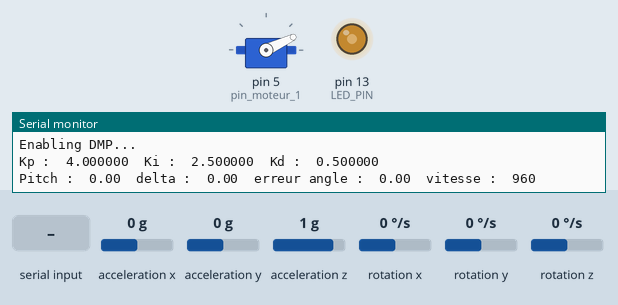
A sketch run on a simulated Arduino Uno, built with avr-gcc and run on an emulated ATmega328P. On the bench: servo, output pins drawn as LEDs (lit = HIGH), the last lines printed to the serial monitor. The inputs (shaded band) are chosen by the test bench; at power-on: acceleration x 0 g, acceleration y 0 g, acceleration z 1 g, rotation x 0 °/s, rotation y 0 °/s, rotation z 0 °/s.

Above: at 1.7 s.
1.8 s: "o" received over Serial
At 2.08 s:
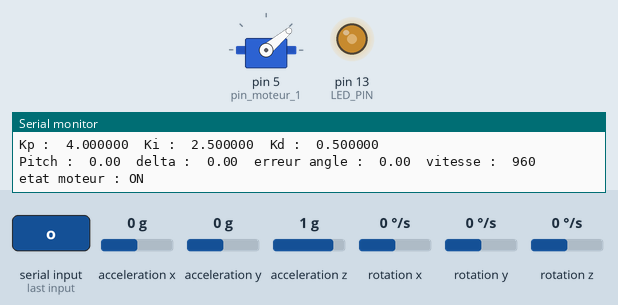
4.8 s: acceleration x set to -1.4 g
At 6.22 s:
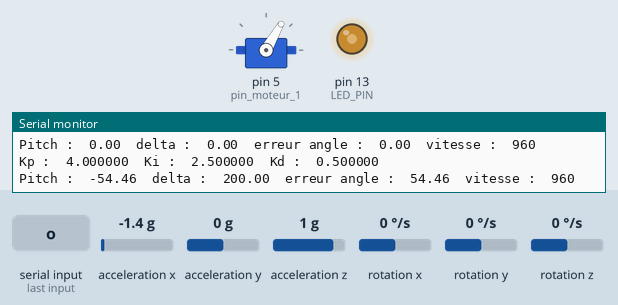
7.8 s: acceleration x set to 0 g
At 8.06 s:
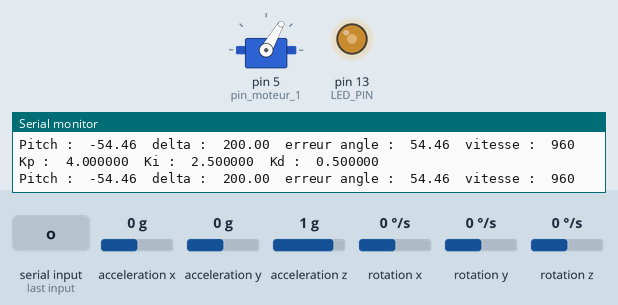
10.8 s: acceleration x set to 0.8 g
At 14.1 s:
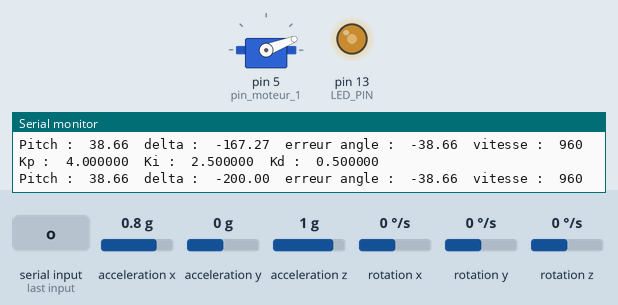
Timing chart, 0 to 14.8 s (numbered marks = the images above; inputs shaded):
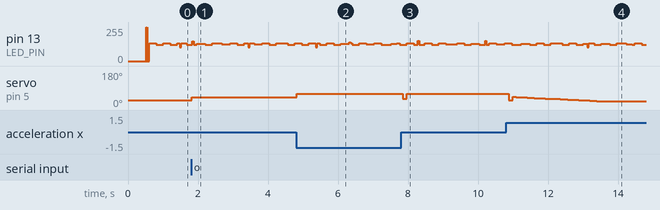

Measured:
- after the input at 1.8 s, servo on pin 5 (pin_moteur_1): 25° → 40° at once
- after the input at 4.8 s, servo on pin 5 (pin_moteur_1): 40° → 60° at once
- after the input at 7.8 s, servo on pin 5 (pin_moteur_1): 60° → 33° after 0.06 s, → 60° 0.10 s later
- after the input at 10.8 s, servo on pin 5 (pin_moteur_1): 60° → 25° after 0.08 s, → 43° 0.10 s later, → 42° 0.10 s later, → 41° 0.10 s later, … (24 changes in this stretch)

The sketch:

asserv_1_moteur.ino
```cpp
#include <PID_v1.h>

// I2Cdev and MPU6050 must be installed as libraries, or else the .cpp/.h files
// for both classes must be in the include path of your project
#include "I2Cdev.h"
#include <Servo.h>
#include "MPU6050_6Axis_MotionApps20.h"
//#include "MPU6050.h" // not necessary if using MotionApps include file

// Arduino Wire library is required if I2Cdev I2CDEV_ARDUINO_WIRE implementation
// is used in I2Cdev.h
#if I2CDEV_IMPLEMENTATION == I2CDEV_ARDUINO_WIRE
#include "Wire.h"
#endif

// class default I2C address is 0x68
// specific I2C addresses may be passed as a parameter here
// AD0 low = 0x68 (default for SparkFun breakout and InvenSense evaluation board)
// AD0 high = 0x69
MPU6050 mpu;
//MPU6050 mpu(0x69); // <-- use for AD0 high

/* =========================================================================
 NOTE: In addition to connection 3.3v, GND, SDA, and SCL, this sketch
 depends on the MPU-6050's INT pin being connected to the Arduino's
 external interrupt #0 pin. On the Arduino Uno and Mega 2560, this is
 digital I/O pin 2.
 * ========================================================================= */

/* =========================================================================
 NOTE: Arduino v1.0.1 with the Leonardo board generates a compile error
 when using Serial.write(buf, len). The Teapot output uses this method.
 The solution requires a modification to the Arduino USBAPI.h file, which
 is fortunately simple, but annoying. This will be fixed in the next IDE
 release. For more info, see these links:

 http://arduino.cc/forum/index.php/topic,109987.0.html
 http://code.google.com/p/arduino/issues/detail?id=958
 * ========================================================================= */


#define P_MOTEUR_INIT 800      // impulsion minimum du variateur en us
#define LED_PIN 13             // (Arduino is 13, Teensy is 11, Teensy++ is 6)
#define PID_LIMIT 200

bool blinkState = false;

// MPU control/status vars
bool dmpReady = false;  // set true if DMP init was successful
uint8_t mpuIntStatus;   // holds actual interrupt status byte from MPU
uint8_t devStatus;      // return status after each device operation (0 = success, !0 = error)
uint16_t packetSize;    // expected DMP packet size (default is 42 bytes)
uint16_t fifoCount;     // count of all bytes currently in FIFO
uint8_t fifoBuffer[64]; // FIFO storage buffer

// orientation/motion vars
Quaternion q;           // [w, x, y, z]         quaternion container
//VectorInt16 aa;         // [x, y, z]            accel sensor measurements
//VectorInt16 aaReal;     // [x, y, z]            gravity-free accel sensor measurements
//VectorInt16 aaWorld;    // [x, y, z]            world-frame accel sensor measurements
VectorFloat gravity;    // [x, y, z]            gravity vector
//float euler[3];         // [psi, theta, phi]    Euler angle container
float ypr[3];           // [yaw, pitch, roll]   yaw/pitch/roll container and gravity vector

// mes variables
double pitch_mesure = 0;    //input PID valeur du capteur
double pitch_consigne= 0;   // setpoint PID valeur de consigne

Servo moteur_1;             // commande des moteurs
int pin_moteur_1=5;
int p_moteurs=960;          // valeur de la largeur impulsion entre 800 et 1900us
double deltaP_moteur=0;     // valeur de la correction si erreur ouput PID


double Kp = 4;
double Ki = 2.5;
double Kd = 0.5;

// état du moteur arrêté ou en marche
bool etat_moteur=false;
bool etat_moteur_precedent=false;

// variables permettant le changement des coefficients du correcteur

String mon_buffer_serie="";
int selection_coeff=0;
int count_println =0;
int nb_println=100;


// déclaration du PID avec valeurs initiales
PID myPID(&pitch_mesure, &deltaP_moteur, &pitch_consigne,Kp,Ki,Kd, DIRECT);


// ================================================================
// ===                      INITIAL SETUP                       ===
// ================================================================

void setup() {


  // join I2C bus (I2Cdev library doesn't do this automatically)
#if I2CDEV_IMPLEMENTATION == I2CDEV_ARDUINO_WIRE
  Wire.begin();
  TWBR = 24; // 400kHz I2C clock (200kHz if CPU is 8MHz)
#elif I2CDEV_IMPLEMENTATION == I2CDEV_BUILTIN_FASTWIRE
  Fastwire::setup(400, true);
#endif

  // initialize serial communication
  // (115200 chosen because it is required for Teapot Demo output, but it's
  // really up to you depending on your project)
  Serial.begin(115200);
  while (!Serial); // wait for Leonardo enumeration, others continue immediately

  // NOTE: 8MHz or slower host processors, like the Teensy @ 3.3v or Ardunio
  // Pro Mini running at 3.3v, cannot handle this baud rate reliably due to
  // the baud timing being too misaligned with processor ticks. You must use
  // 38400 or slower in these cases, or use some kind of external separate
  // crystal solution for the UART timer.

  // initialize device

  // Initialisation des paramètres du moteur

  moteur_1.attach(pin_moteur_1);
  moteur_1.writeMicroseconds(P_MOTEUR_INIT);

  delay(10);

  // initialisation du PID

  myPID.SetOutputLimits(-PID_LIMIT, PID_LIMIT); // borne sup et inf du correcteur

  //turn the PID on
  myPID.SetMode(AUTOMATIC);


  Serial.println(F("Initializing I2C devices..."));
  mpu.initialize();

  // verify connection
  Serial.println(F("Testing device connections..."));
  Serial.println(mpu.testConnection() ? F("MPU6050 connection successful") : F("MPU6050 connection failed"));


  // load and configure the DMP
  Serial.println(F("Initializing DMP..."));
  devStatus = mpu.dmpInitialize();

  // supply your own gyro offsets here, scaled for min sensitivity
  mpu.setXGyroOffset(83);
  mpu.setYGyroOffset(-83);
  mpu.setZGyroOffset(-8);
  mpu.setXAccelOffset(-1385);
  mpu.setYAccelOffset(1524);
  mpu.setZAccelOffset(1475);


  // make sure it worked (returns 0 if so)
  if (devStatus == 0) {
    // turn on the DMP, now that it's ready
    Serial.println(F("Enabling DMP..."));
    mpu.setDMPEnabled(true);
    dmpReady = true;

    // get expected DMP packet size for later comparison
    packetSize = mpu.dmpGetFIFOPacketSize();
  }
  else {
    // ERROR!
    // 1 = initial memory load failed
    // 2 = DMP configuration updates failed
    // (if it's going to break, usually the code will be 1)
    Serial.print(F("DMP Initialization failed (code "));
    Serial.print(devStatus);
    Serial.println(F(")"));
  }
  mon_buffer_serie="";
  // configure LED for output
  pinMode(LED_PIN, OUTPUT);
}


// ================================================================
// ===                    MAIN PROGRAM LOOP                     ===
// ================================================================

void loop() {
  // if programming failed, don't try to do anything
  if (!dmpReady) return;


  mpuIntStatus = mpu.getIntStatus();

  // get current FIFO count
  fifoCount = mpu.getFIFOCount();

  // check for overflow (this should never happen unless our code is too inefficient)
  if ((mpuIntStatus & 0x10) || fifoCount == 1024) {
    // reset so we can continue cleanly
    mpu.resetFIFO();
    Serial.println(F("FIFO overflow!"));

    // otherwise, check for DMP data ready interrupt (this should happen frequently)
  }
  else if (mpuIntStatus & 0x02) {
    // wait for correct available data length, should be a VERY short wait
    while (fifoCount < packetSize) fifoCount = mpu.getFIFOCount();

    // read a packet from FIFO
    mpu.getFIFOBytes(fifoBuffer, packetSize);

    // track FIFO count here in case there is > 1 packet available
    // (this lets us immediately read more without waiting for an interrupt)
    fifoCount -= packetSize;


    // display Euler angles in degrees
    mpu.dmpGetQuaternion(&q, fifoBuffer);
    mpu.dmpGetGravity(&gravity, &q);
    mpu.dmpGetYawPitchRoll(ypr, &q, &gravity);
    //Serial.print("ypr\t");
    //Serial.print(ypr[0] * 180/M_PI);

    //Serial.print("\t");
    //Serial.println(ypr[2] * 180/M_PI);
    pitch_mesure=ypr[1]* 180/M_PI;


    myPID.SetTunings(Kp, Ki, Kd);
    myPID.Compute();

    count_println++;

    if (count_println>nb_println) {
      Serial.print("Kp :\t");
      Serial.print(Kp,6);
      Serial.print("\tKi :\t");
      Serial.print(Ki,6);
      Serial.print("\tKd :\t");
      Serial.println(Kd,6);

      Serial.print("Pitch :\t");
      Serial.print(ypr[1] * 180/M_PI);
      Serial.print("\tdelta :\t");
      Serial.print(deltaP_moteur);
      Serial.print("\terreur angle :\t");
      Serial.print(pitch_consigne-pitch_mesure);
      Serial.print("\tvitesse :\t");
      Serial.println(p_moteurs);
      count_println=0;
    }
    /*
   commande du moteur en fonction de l'erreur mesurée
     */
    if (etat_moteur) {
      if (!etat_moteur_precedent) {              // on va a la vitesse de consigne en utilisant une rampe
        int p_moteurs_temp=P_MOTEUR_INIT;
        while (p_moteurs_temp<=p_moteurs) {
          moteur_1.writeMicroseconds(p_moteurs_temp);
          p_moteurs_temp+=50;
          delayMicroseconds(1000);
        }

      }
      /*
	 application de la correction
       	 */
      if (deltaP_moteur>0) {
        moteur_1.writeMicroseconds(p_moteurs+abs(deltaP_moteur));
      }
      else {
        moteur_1.writeMicroseconds(p_moteurs-abs(deltaP_moteur));
      }

      etat_moteur_precedent=true;                      // mise a jour de l'état du moteur
    }
    else {
      etat_moteur_precedent=false;                     // mise a jour de l'état du moteur
      moteur_1.writeMicroseconds(P_MOTEUR_INIT);       // arret du moteur
    }


    /*
     changement a la volée des paramétres Kp Ki Kd etat_moteur
     */

    if (Serial.available() > 0) {
      // read the incoming byte:

      int incomingByte = Serial.read();

      switch ((char)incomingByte) {

      case 'p':                                      // selection du coefficient proportionnel
        selection_coeff=0;
        break;
      case 'i':
        selection_coeff=1;                           // selection du coefficient intégral
        break;
      case 'd':
        selection_coeff=2;                          //  selection du coefficient dérivé
        break;
      case 'v':
        selection_coeff=3;                          // réglage de la vitesse de base du moteur
        break;
      case 'o':
        etat_moteur=!etat_moteur;                     // mise en marche  et arrêt du système
        if (etat_moteur) {
           Serial.println("etat moteur : ON");        // "on" "off"
		   myPID.SetMode(AUTOMATIC);
		   }
        else {
           Serial.println("etat moteur : OFF");
           myPID.SetMode(MANUAL);
           }
        break;
      case '0':
        mon_buffer_serie+='0';                      // mise en mémoire des charactères "123456789.-"
        break;
      case '1':
        mon_buffer_serie+='1';
        break;
      case '2':
        mon_buffer_serie+='2';
        break;
      case '3':
        mon_buffer_serie+='3';
        break;
      case '4':
        mon_buffer_serie+='4';
        break;
      case '5':
        mon_buffer_serie+='5';
        break;
      case '6':
        mon_buffer_serie+='6';
        break;
      case '7':
        mon_buffer_serie+='7';
        break;
      case '8':
        mon_buffer_serie+='8';
        break;
      case '9':
        mon_buffer_serie+='9';
        break;
      case '.':
        mon_buffer_serie+='.';
        break;
      case '-':
        mon_buffer_serie+='-';
        break;
      case 'm':                                 // montrer l'état du buffer
        Serial.println(mon_buffer_serie);
        break;
      case 's': // supprimer
        mon_buffer_serie="";                    // remise a zero du buffer
        break;
      case'w':                                  // écrit le coeff courant "write"
        {
          mon_buffer_serie+="y";

          // conversion  de la chaine de caractère en double
          char *endp;
          char buf[mon_buffer_serie.length()];
          mon_buffer_serie.toCharArray(buf,mon_buffer_serie.length());
          double coeff=strtod(buf,&endp);

          switch (selection_coeff) {
          case 0:
            Serial.println("Kp:"+mon_buffer_serie);
            Kp=coeff;
            break;
          case 1:
            Serial.println("Ki:"+mon_buffer_serie);
            Ki=coeff;
            break;
          case 2:
            Serial.println("Kd:"+mon_buffer_serie);
            Kd=coeff;
            break;
          case 3:
            Serial.println("vitesse moteur:"+mon_buffer_serie);
            p_moteurs=coeff;
            break;
          default:
            delayMicroseconds(1);
          }
          mon_buffer_serie="";         // remise à zéro du buffer
        }
        break;
      default:
        delayMicroseconds(1);
      }


    }


    // blink LED to indicate activity
    blinkState = !blinkState;
    digitalWrite(LED_PIN, blinkState);
  }
}
```
